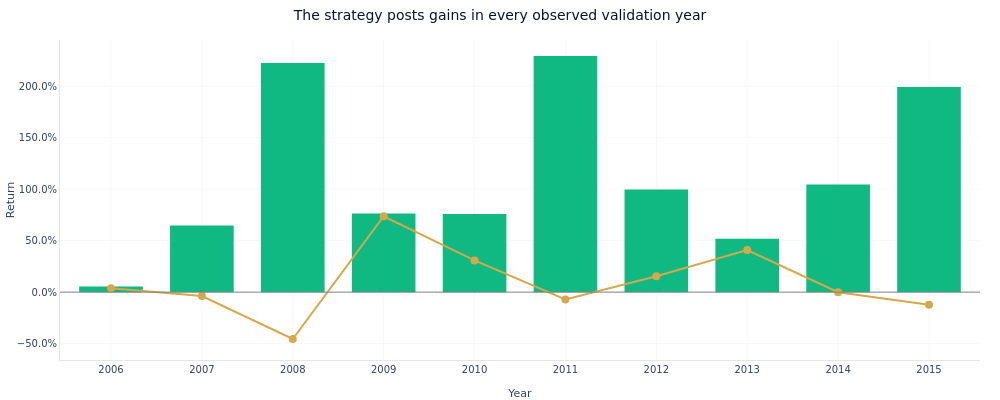

Write notebook code for a chart like this one.
### Markdown cell above
**Annual returns.** Calendar-year strategy vs. benchmark bars.

### Code cell
fig_annual = plot_annual_returns_bar(pa, benchmark_label="EW universe")
fig_annual.update_layout(title="The strategy posts gains in every observed validation year")
fig_annual.show()

### Figure 1 — Plotly figure (JSON) as saved in the notebook; plotly's stock layout.template omitted (floating-point values rounded to 4 significant figures)
{"data": [{"hovertemplate": "Year: %{x}<br>Return: %{y:.2%}<extra></extra>", "marker": {"color": ["#10b981", "#10b981", "#10b981", "#10b981", "#10b981", "#10b981", "#10b981", "#10b981", "#10b981", "#10b981"]}, "name": "Strategy", "type": "bar", "x": ["2006", "2007", "2008", "2009", "2010", "2011", "2012", "2013", "2014", "2015"], "y": [0.05476, 0.646, 2.225, 0.7629, 0.7594, 2.293, 0.9955, 0.5193, 1.045, 1.993]}, {"hovertemplate": "Year: %{x}<br>Return: %{y:.2%}<extra></extra>", "line": {"color": "#D4A84B", "width": 2}, "marker": {"size": 8}, "mode": "lines+markers", "name": "EW universe", "type": "scatter", "x": [2006, 2007, 2008, 2009, 2010, 2011, 2012, 2013, 2014, 2015], "y": [0.03692, -0.03842, -0.4549, 0.737, 0.3076, -0.07165, 0.1551, 0.4082, -0.001348, -0.122]}], "layout": {"bargap": 0.3, "font": {"color": "#334155", "family": "DM Sans, DejaVu Sans, sans-serif", "size": 12}, "height": 400, "hoverlabel": {"bgcolor": "white", "font": {"family": "DM Sans, DejaVu Sans, sans-serif", "size": 13}}, "hovermode": "x unified", "legend": {"x": 0.99, "xanchor": "right", "y": 0.99, "yanchor": "top"}, "margin": {"b": 40, "l": 60, "r": 20, "t": 40}, "paper_bgcolor": "rgba(0,0,0,0)", "plot_bgcolor": "rgba(0,0,0,0)", "shapes": [{"line": {"color": "gray", "dash": "solid", "width": 1}, "type": "line", "x0": 0, "x1": 1, "xref": "x domain", "y0": 0, "y1": 0, "yref": "y"}], "showlegend": false, "title": {"text": "The strategy posts gains in every observed validation year"}, "width": 1000, "xaxis": {"gridcolor": "rgba(0,0,0,0.06)", "linecolor": "rgba(0,0,0,0.1)", "title": {"text": "Year"}, "type": "category", "zeroline": false}, "yaxis": {"gridcolor": "rgba(0,0,0,0.06)", "linecolor": "rgba(0,0,0,0.1)", "tickformat": ".1%", "title": {"text": "Return"}, "zeroline": false}}}
